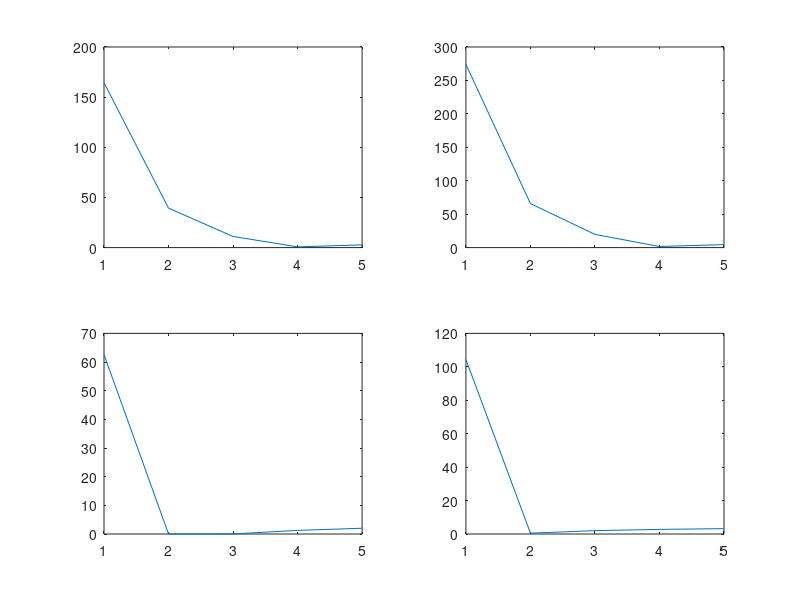

This figure's MATLAB source:
clear;
clc;
M=5;
accuracy=[91.52,95.69,96.63,97.08,96.95];
C=[239.19,134.61,89.70,67.25,53.77];

DeltaC=90;          
DeltaA=3;
eta1=DeltaA/DeltaC;
eta2=1/eta1;

for i=1:M
  error(i)=100-accuracy(i);
       if C(i)>DeltaC
           L1(i)=0;
       else
           L1(i)=DeltaC-C(i);
       end
       if error(i)>DeltaA
           L2(i)=error(i)-DeltaA;
       else
           L2(i)=0;
       end
  L(i)=eta1*L1(i)+eta2*L2(i);
end
subplot(2,2,1);plot(L);           
clear eta1;clear eta2;
clear DeltaC;clear DeltaA;
clear L1;clear L2; clear L;

DeltaC=150;
DeltaA=3;
eta1=DeltaA/DeltaC;
eta2=1/eta1;
for i=1:M
       if C(i)>DeltaC
           L1(i)=0;
       else
           L1(i)=DeltaC-C(i);
       end
       if error(i)>DeltaA
           L2(i)=error(i)-DeltaA;
       else
           L2(i)=0;
       end
  L(i)=eta1*L1(i)+eta2*L2(i);
end
subplot(2,2,2);plot(L);      
clear eta1;clear eta2;
clear DeltaC;clear DeltaA;
clear L1;clear L2; clear L;

DeltaC=90;
DeltaA=5;
eta1=DeltaA/DeltaC;
eta2=1/eta1;
for i=1:M
       if C(i)>DeltaC
           L1(i)=0;
       else
           L1(i)=DeltaC-C(i);
       end
       if error(i)>DeltaA
           L2(i)=error(i)-DeltaA;
       else
           L2(i)=0;
       end
  L(i)=eta1*L1(i)+eta2*L2(i);
end
subplot(2,2,3);plot(L);      
clear eta1;clear eta2;
clear DeltaC;clear DeltaA;
clear L1;clear L2; clear L;

DeltaC=150;
DeltaA=5;
eta1=DeltaA/DeltaC;
eta2=1/eta1;
for i=1:M
       if C(i)>DeltaC
           L1(i)=0;
       else
           L1(i)=DeltaC-C(i);
       end
       if error(i)>DeltaA
           L2(i)=error(i)-DeltaA;
       else
           L2(i)=0;
       end
  L(i)=eta1*L1(i)+eta2*L2(i);
end
subplot(2,2,4);plot(L);      
clear eta1;clear eta2;
clear DeltaC;clear DeltaA;
% clear L1;clear L2; clear L;